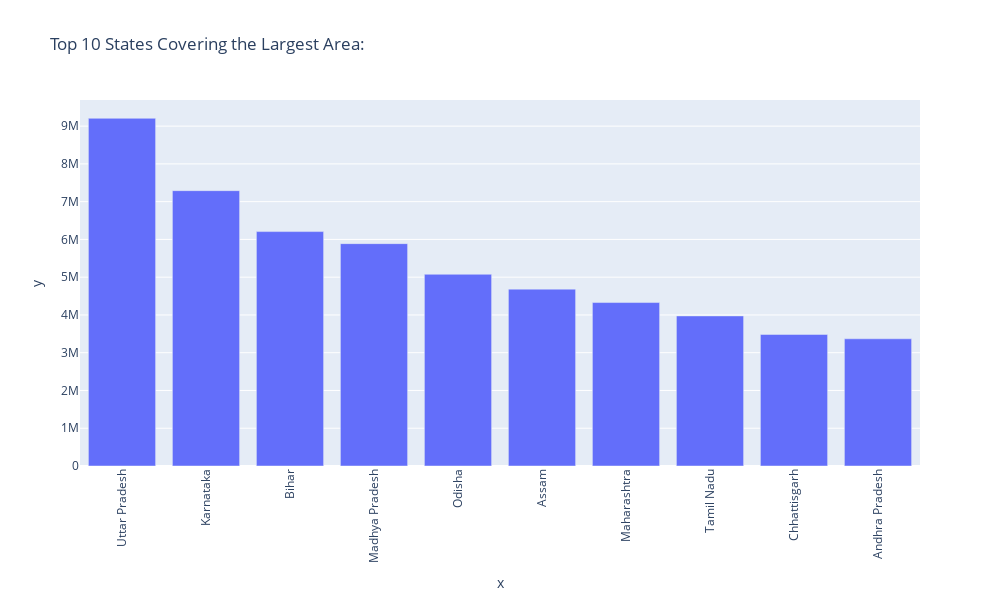

Notebook cell for this chart:
### Markdown cell above
## Bivariate Analysis

### Code cell
import plotly.express as px

values = data.groupby(by="State_Name")["Area"].sum().sort_values(ascending=False)[:10].values
index = data.groupby(by="State_Name")["Area"].sum().sort_values(ascending=False)[:10].index

fig = px.bar(x=index, y=values, title="Top 10 States Covering the Largest Area:")

fig.update_layout(
    xaxis_tickangle=-90,
    xaxis_tickmode='linear',
    width=1000,
    height=600
)

fig.show()

### Figure 1 — Plotly figure (JSON) as saved in the notebook; plotly's stock layout.template omitted (floating-point values rounded to 4 significant figures)
{"data": [{"hovertemplate": "x=%{x}<br>y=%{y}<extra></extra>", "legendgroup": "", "marker": {"color": "#636efa", "pattern": {"shape": ""}}, "name": "", "orientation": "v", "showlegend": false, "textposition": "auto", "type": "bar", "x": ["Uttar Pradesh", "Karnataka", "Bihar", "Madhya Pradesh", "Odisha", "Assam", "Maharashtra", "Tamil Nadu", "Chhattisgarh", "Andhra Pradesh"], "xaxis": "x", "y": [9207000.0, 7291000.0, 6207000.0, 5888000.0, 5077000.0, 4684000.0, 4328000.0, 3975000.0, 3484000.0, 3369000.0], "yaxis": "y"}], "layout": {"barmode": "relative", "height": 600, "legend": {"tracegroupgap": 0}, "title": {"text": "Top 10 States Covering the Largest Area:"}, "width": 1000, "xaxis": {"anchor": "y", "domain": [0, 1], "tickangle": -90, "tickmode": "linear", "title": {"text": "x"}}, "yaxis": {"anchor": "x", "domain": [0, 1], "title": {"text": "y"}}}}
